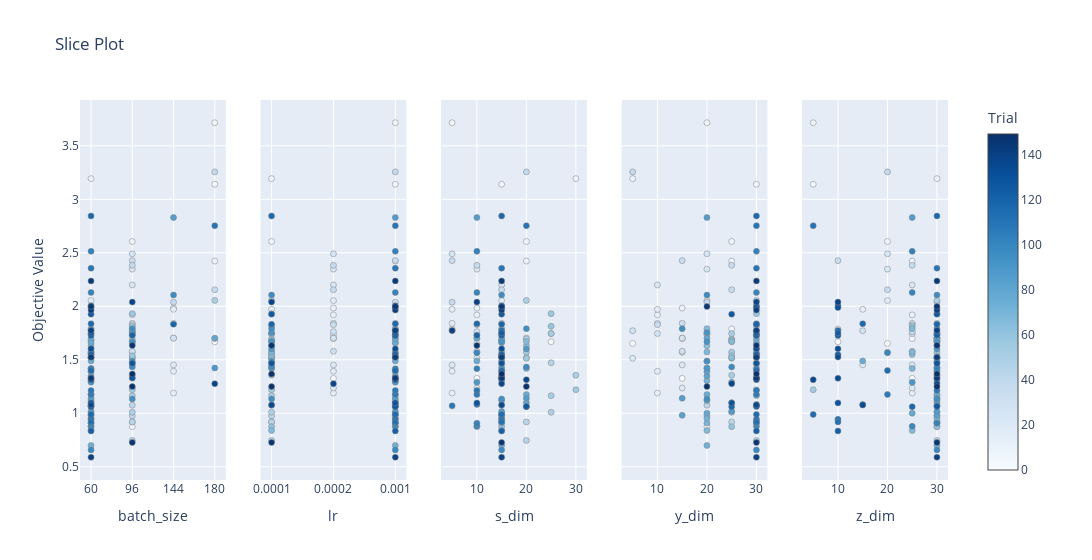
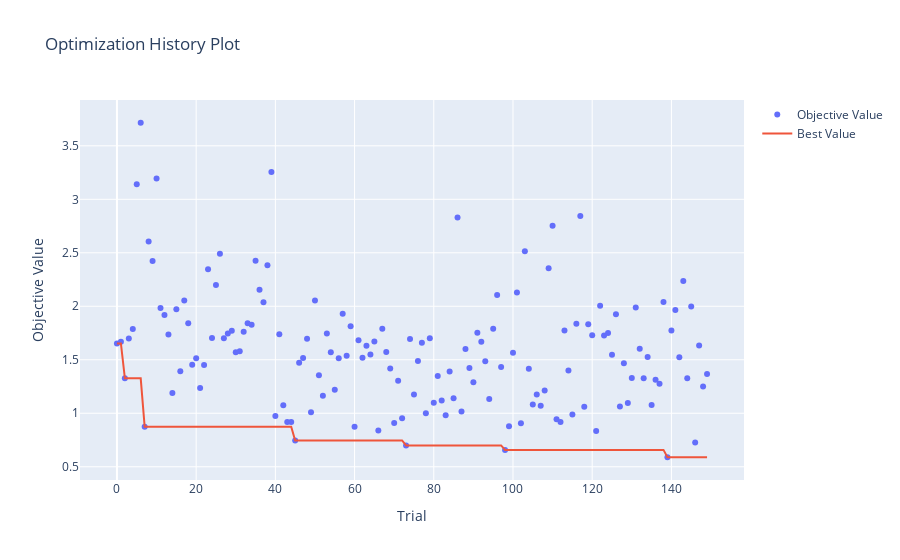

Notebook code for these charts, in order:
### Code cell
print('----------------------  log rank test ----------------------')

fig = plot_slice(study_dict_longrank["HI-VAE_weibull"])
fig.show()

fig = plot_optimization_history(study_dict_longrank["HI-VAE_weibull"])
fig.show()

### Figure 1 — Plotly figure (JSON) as saved in the notebook; plotly's stock layout.template omitted (floating-point values rounded to 4 significant figures; data arrays with more than 128 entries replaced by an {"elided": "..."} marker saying what was removed)
{"data": [{"marker": {"color": {"elided": "150 int values"}, "colorbar": {"title": {"text": "Trial"}, "x": 1, "xpad": 40}, "colorscale": [[0, "rgb(247,251,255)"], [0.125, "rgb(222,235,247)"], [0.25, "rgb(198,219,239)"], [0.375, "rgb(158,202,225)"], [0.5, "rgb(107,174,214)"], [0.625, "rgb(66,146,198)"], [0.75, "rgb(33,113,181)"], [0.875, "rgb(8,81,156)"], [1, "rgb(8,48,107)"]], "line": {"color": "Grey", "width": 0.5}, "showscale": true}, "mode": "markers", "name": "Feasible Trial", "showlegend": false, "type": "scatter", "x": {"elided": "150 int values"}, "xaxis": "x", "y": {"elided": "150 float values"}, "yaxis": "y"}, {"marker": {"color": {"elided": "150 int values"}, "colorbar": {"title": {"text": "Trial"}, "x": 1, "xpad": 40}, "colorscale": [[0, "rgb(247,251,255)"], [0.125, "rgb(222,235,247)"], [0.25, "rgb(198,219,239)"], [0.375, "rgb(158,202,225)"], [0.5, "rgb(107,174,214)"], [0.625, "rgb(66,146,198)"], [0.75, "rgb(33,113,181)"], [0.875, "rgb(8,81,156)"], [1, "rgb(8,48,107)"]], "line": {"color": "Grey", "width": 0.5}, "showscale": false}, "mode": "markers", "name": "Feasible Trial", "showlegend": false, "type": "scatter", "x": {"elided": "150 float values"}, "xaxis": "x2", "y": {"elided": "150 float values"}, "yaxis": "y2"}, {"marker": {"color": {"elided": "150 int values"}, "colorbar": {"title": {"text": "Trial"}, "x": 1, "xpad": 40}, "colorscale": [[0, "rgb(247,251,255)"], [0.125, "rgb(222,235,247)"], [0.25, "rgb(198,219,239)"], [0.375, "rgb(158,202,225)"], [0.5, "rgb(107,174,214)"], [0.625, "rgb(66,146,198)"], [0.75, "rgb(33,113,181)"], [0.875, "rgb(8,81,156)"], [1, "rgb(8,48,107)"]], "line": {"color": "Grey", "width": 0.5}, "showscale": false}, "mode": "markers", "name": "Feasible Trial", "showlegend": false, "type": "scatter", "x": {"elided": "150 int values"}, "xaxis": "x3", "y": {"elided": "150 float values"}, "yaxis": "y3"}, {"marker": {"color": {"elided": "150 int values"}, "colorbar": {"title": {"text": "Trial"}, "x": 1, "xpad": 40}, "colorscale": [[0, "rgb(247,251,255)"], [0.125, "rgb(222,235,247)"], [0.25, "rgb(198,219,239)"], [0.375, "rgb(158,202,225)"], [0.5, "rgb(107,174,214)"], [0.625, "rgb(66,146,198)"], [0.75, "rgb(33,113,181)"], [0.875, "rgb(8,81,156)"], [1, "rgb(8,48,107)"]], "line": {"color": "Grey", "width": 0.5}, "showscale": false}, "mode": "markers", "name": "Feasible Trial", "showlegend": false, "type": "scatter", "x": {"elided": "150 int values"}, "xaxis": "x4", "y": {"elided": "150 float values"}, "yaxis": "y4"}, {"marker": {"color": {"elided": "150 int values"}, "colorbar": {"title": {"text": "Trial"}, "x": 1, "xpad": 40}, "colorscale": [[0, "rgb(247,251,255)"], [0.125, "rgb(222,235,247)"], [0.25, "rgb(198,219,239)"], [0.375, "rgb(158,202,225)"], [0.5, "rgb(107,174,214)"], [0.625, "rgb(66,146,198)"], [0.75, "rgb(33,113,181)"], [0.875, "rgb(8,81,156)"], [1, "rgb(8,48,107)"]], "line": {"color": "Grey", "width": 0.5}, "showscale": false}, "mode": "markers", "name": "Feasible Trial", "showlegend": false, "type": "scatter", "x": {"elided": "150 int values"}, "xaxis": "x5", "y": {"elided": "150 float values"}, "yaxis": "y5"}], "layout": {"title": {"text": "Slice Plot"}, "width": 1500, "xaxis": {"anchor": "y", "categoryarray": [60, 96, 144, 180], "categoryorder": "array", "domain": [0, 0.168], "title": {"text": "batch_size"}, "type": "category"}, "xaxis2": {"anchor": "y2", "categoryarray": [0.0001, 0.0002, 0.001], "categoryorder": "array", "domain": [0.208, 0.376], "title": {"text": "lr"}, "type": "category"}, "xaxis3": {"anchor": "y3", "domain": [0.416, 0.584], "title": {"text": "s_dim"}}, "xaxis4": {"anchor": "y4", "domain": [0.624, 0.792], "title": {"text": "y_dim"}}, "xaxis5": {"anchor": "y5", "domain": [0.832, 1], "title": {"text": "z_dim"}}, "yaxis": {"anchor": "x", "domain": [0, 1], "title": {"text": "Objective Value"}}, "yaxis2": {"anchor": "x2", "domain": [0, 1], "matches": "y", "showticklabels": false}, "yaxis3": {"anchor": "x3", "domain": [0, 1], "matches": "y", "showticklabels": false}, "yaxis4": {"anchor": "x4", "domain": [0, 1], "matches": "y", "showticklabels": false}, "yaxis5": {"anchor": "x5", "domain": [0, 1], "matches": "y", "showticklabels": false}}}

### Figure 2 — Plotly figure (JSON) as saved in the notebook; plotly's stock layout.template omitted (floating-point values rounded to 4 significant figures; data arrays with more than 128 entries replaced by an {"elided": "..."} marker saying what was removed)
{"data": [{"mode": "markers", "name": "Objective Value", "type": "scatter", "x": {"elided": "150 int values"}, "y": {"elided": "150 float values"}}, {"mode": "lines", "name": "Best Value", "type": "scatter", "x": {"elided": "150 int values"}, "y": {"elided": "150 float values"}}, {"marker": {"color": "#cccccc"}, "mode": "markers", "name": "Infeasible Trial", "showlegend": false, "type": "scatter", "x": [], "y": []}], "layout": {"title": {"text": "Optimization History Plot"}, "xaxis": {"title": {"text": "Trial"}}, "yaxis": {"title": {"text": "Objective Value"}}}}
